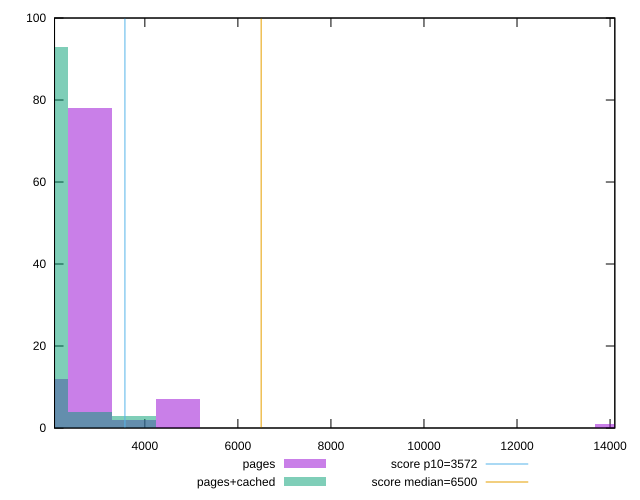

Write the gnuplot code that produced this figure.
reset

$pages <<EOF
3771.597129257494 2
2828.6978469431206 78
1885.798564628747 12
4714.496411571868 7
14143.489234715602 1
EOF

$pagesCached <<EOF
3771.597129257494 3
2828.6978469431206 4
1885.798564628747 93
EOF

set key outside below
set boxwidth 942.8992823143735
set xrange [2058.7039999999997:14102.403]
set yrange [0:100]
set trange [0:100]
set style fill transparent solid 0.5 noborder

set parametric
set terminal svg size 640, 500 enhanced background rgb 'white'
set output "report_00017_2021-02-10T15-08-03.406Z/first-cpu-idle/comparison/histogram/0_vs_1.svg"

plot $pages title "pages" with boxes, \
     $pagesCached title "pages+cached" with boxes, \
     3572,t title "score p10=3572", \
     6500,t title "score median=6500"

reset
